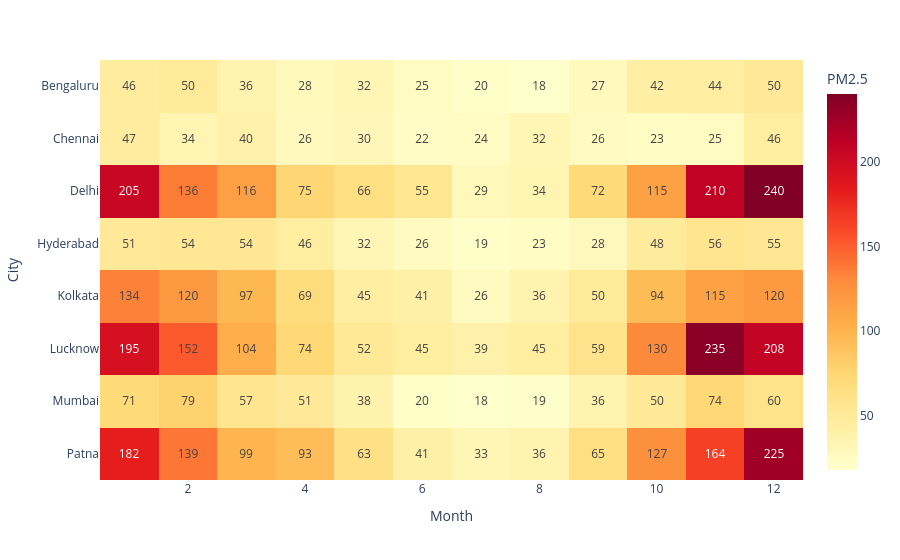

Notebook code for this chart:
### Code cell
pivot = df.pivot_table(index = "city", columns = df["date"].dt.month, values = "pm2_5_ugm3", aggfunc = "mean")
px.imshow(pivot, text_auto = ".0f", color_continuous_scale = "YlOrRd", labels = dict(x = "Month", y = "City", color = "PM2.5")).show()

### Figure 1 — Plotly figure (JSON) as saved in the notebook; plotly's stock layout.template omitted (floating-point values rounded to 4 significant figures)
{"data": [{"coloraxis": "coloraxis", "hovertemplate": "Month: %{x}<br>City: %{y}<br>PM2.5: %{z}<extra></extra>", "name": "0", "texttemplate": "%{z:.0f}", "type": "heatmap", "x": [1, 2, 3, 4, 5, 6, 7, 8, 9, 10, 11, 12], "xaxis": "x", "y": ["Bengaluru", "Chennai", "Delhi", "Hyderabad", "Kolkata", "Lucknow", "Mumbai", "Patna"], "yaxis": "y", "z": [[46.35, 49.79, 35.79, 27.71, 32.43, 24.59, 19.67, 18.26, 27.22, 42.47, 44.29, 50.47], [46.78, 34.24, 39.51, 26.49, 29.78, 22.44, 23.53, 31.71, 25.62, 22.94, 24.63, 45.85], [205.2, 135.9, 115.6, 74.57, 65.61, 55.38, 28.55, 34.25, 71.62, 115.0, 209.7, 240.1], [50.85, 53.53, 54.06, 45.8, 32.32, 26.27, 19.48, 22.96, 27.85, 48.33, 56.38, 54.83], [134.0, 120.1, 96.89, 68.93, 45.07, 41.44, 26.22, 36.34, 50.09, 93.66, 114.7, 119.5], [194.7, 151.7, 104.2, 73.59, 52.46, 45.43, 38.99, 45.48, 58.94, 130.3, 235.2, 207.7], [71.44, 78.66, 56.74, 50.94, 38.12, 19.94, 17.79, 18.83, 36.23, 50.45, 73.96, 59.89], [182.5, 139.0, 99.13, 93.14, 62.99, 41.24, 33.04, 36.36, 65.11, 126.7, 163.9, 225.2]]}], "layout": {"coloraxis": {"colorbar": {"title": {"text": "PM2.5"}}, "colorscale": [[0, "rgb(255,255,204)"], [0.125, "rgb(255,237,160)"], [0.25, "rgb(254,217,118)"], [0.375, "rgb(254,178,76)"], [0.5, "rgb(253,141,60)"], [0.625, "rgb(252,78,42)"], [0.75, "rgb(227,26,28)"], [0.875, "rgb(189,0,38)"], [1, "rgb(128,0,38)"]]}, "margin": {"t": 60}, "xaxis": {"anchor": "y", "constrain": "domain", "domain": [0, 1], "scaleanchor": "y", "title": {"text": "Month"}}, "yaxis": {"anchor": "x", "autorange": "reversed", "constrain": "domain", "domain": [0, 1], "title": {"text": "City"}}}}
